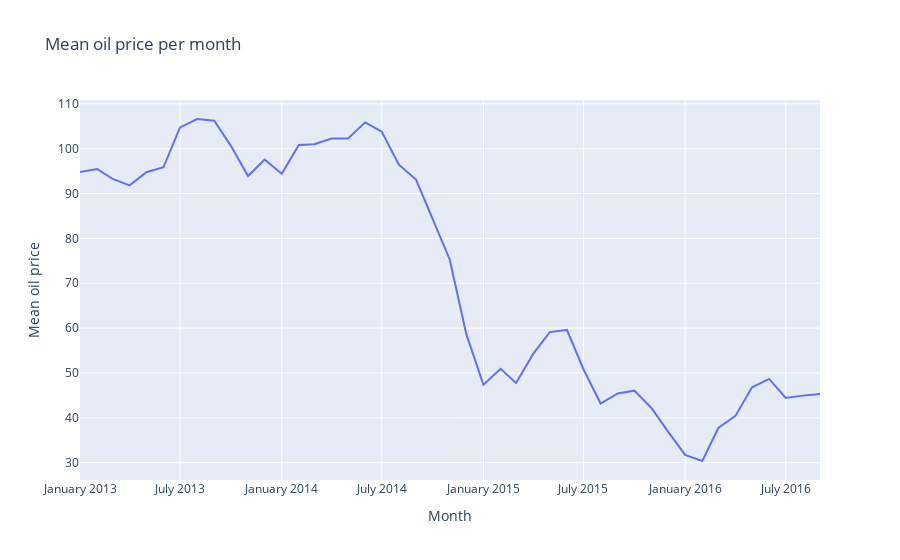

Write notebook code for a chart like this one.
### Markdown cell above
As you can see the sales are jumping very hard, difficult to see a distinct trend or seasonality except for the December's prices rising

Now let's see the oil prices' dependency on time

### Code cell
train_data['year_month'] = pd.to_datetime(train_data['date']).dt.to_period('M')

monthly_oil_price_summary = train_data.groupby('year_month')['oil_price'].mean().reset_index()
monthly_oil_price_summary['year_month'] = monthly_oil_price_summary['year_month'].dt.to_timestamp()

fig = px.line(monthly_oil_price_summary, x='year_month', y='oil_price',
              labels={'year_month': 'Month', 'oil_price': 'Mean oil price'},
              title='Mean oil prices per month')

fig.update_layout(xaxis=dict(tickformat='%B %Y'))
fig.show()

### Figure 1 — Plotly figure (JSON) as saved in the notebook; plotly's stock layout.template omitted (floating-point values rounded to 4 significant figures)
{"data": [{"hovertemplate": "Month=%{x}<br>Mean oil price=%{y}<extra></extra>", "legendgroup": "", "line": {"color": "#636efa", "dash": "solid"}, "marker": {"symbol": "circle"}, "mode": "lines", "name": "", "orientation": "v", "showlegend": false, "type": "scatter", "x": ["2013-01-01T00:00:00", "2013-02-01T00:00:00", "2013-03-01T00:00:00", "2013-04-01T00:00:00", "2013-05-01T00:00:00", "2013-06-01T00:00:00", "2013-07-01T00:00:00", "2013-08-01T00:00:00", "2013-09-01T00:00:00", "2013-10-01T00:00:00", "2013-11-01T00:00:00", "2013-12-01T00:00:00", "2014-01-01T00:00:00", "2014-02-01T00:00:00", "2014-03-01T00:00:00", "2014-04-01T00:00:00", "2014-05-01T00:00:00", "2014-06-01T00:00:00", "2014-07-01T00:00:00", "2014-08-01T00:00:00", "2014-09-01T00:00:00", "2014-10-01T00:00:00", "2014-11-01T00:00:00", "2014-12-01T00:00:00", "2015-01-01T00:00:00", "2015-02-01T00:00:00", "2015-03-01T00:00:00", "2015-04-01T00:00:00", "2015-05-01T00:00:00", "2015-06-01T00:00:00", "2015-07-01T00:00:00", "2015-08-01T00:00:00", "2015-09-01T00:00:00", "2015-10-01T00:00:00", "2015-11-01T00:00:00", "2015-12-01T00:00:00", "2016-01-01T00:00:00", "2016-02-01T00:00:00", "2016-03-01T00:00:00", "2016-04-01T00:00:00", "2016-05-01T00:00:00", "2016-06-01T00:00:00", "2016-07-01T00:00:00", "2016-08-01T00:00:00", "2016-09-01T00:00:00"], "xaxis": "x", "y": [94.78, 95.46, 93.26, 91.82, 94.74, 95.85, 104.7, 106.6, 106.2, 100.6, 93.89, 97.58, 94.4, 100.8, 101.0, 102.3, 102.3, 105.9, 103.8, 96.43, 93.11, 84.56, 75.3, 58.67, 47.37, 50.92, 47.79, 54.25, 59.12, 59.6, 50.85, 43.2, 45.44, 46.06, 42.2, 36.93, 31.76, 30.39, 37.74, 40.43, 46.83, 48.68, 44.45, 44.96, 45.34], "yaxis": "y"}], "layout": {"legend": {"tracegroupgap": 0}, "title": {"text": "Mean oil price per month"}, "xaxis": {"anchor": "y", "domain": [0, 1], "tickformat": "%B %Y", "title": {"text": "Month"}}, "yaxis": {"anchor": "x", "domain": [0, 1], "title": {"text": "Mean oil price"}}}}
